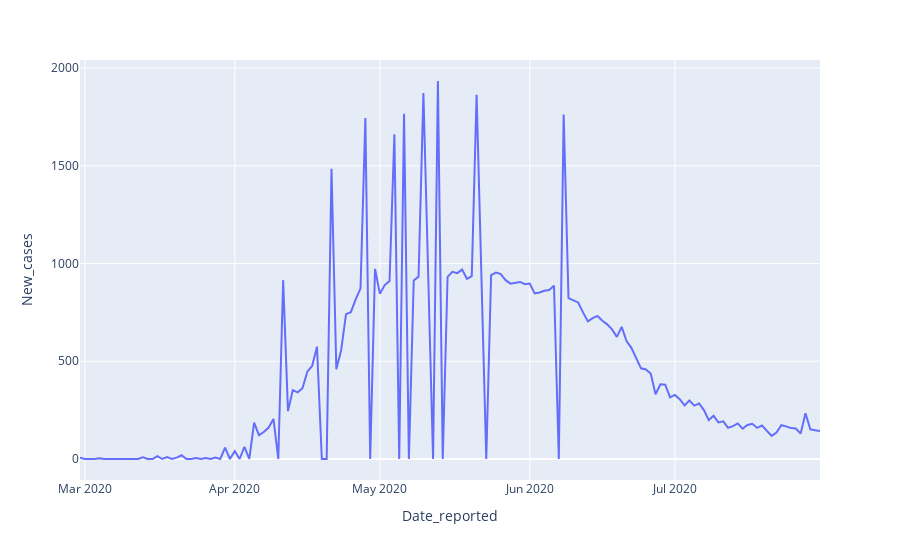

Source (notebook cell):
### Code cell
fig = px.line(belarus, "Date_reported", "New_cases")
fig.show()

### Figure 1 — Plotly figure (JSON) as saved in the notebook; plotly's stock layout.template omitted (floating-point values rounded to 4 significant figures; data arrays with more than 128 entries replaced by an {"elided": "..."} marker saying what was removed)
{"data": [{"hovertemplate": "Date_reported=%{x}<br>New_cases=%{y}<extra></extra>", "legendgroup": "", "line": {"color": "#636efa", "dash": "solid"}, "marker": {"symbol": "circle"}, "mode": "lines", "name": "", "orientation": "v", "showlegend": false, "type": "scatter", "x": {"elided": "154 str values"}, "xaxis": "x", "y": {"elided": "154 int values"}, "yaxis": "y"}], "layout": {"legend": {"tracegroupgap": 0}, "margin": {"t": 60}, "xaxis": {"anchor": "y", "domain": [0, 1], "title": {"text": "Date_reported"}}, "yaxis": {"anchor": "x", "domain": [0, 1], "title": {"text": "New_cases"}}}}
